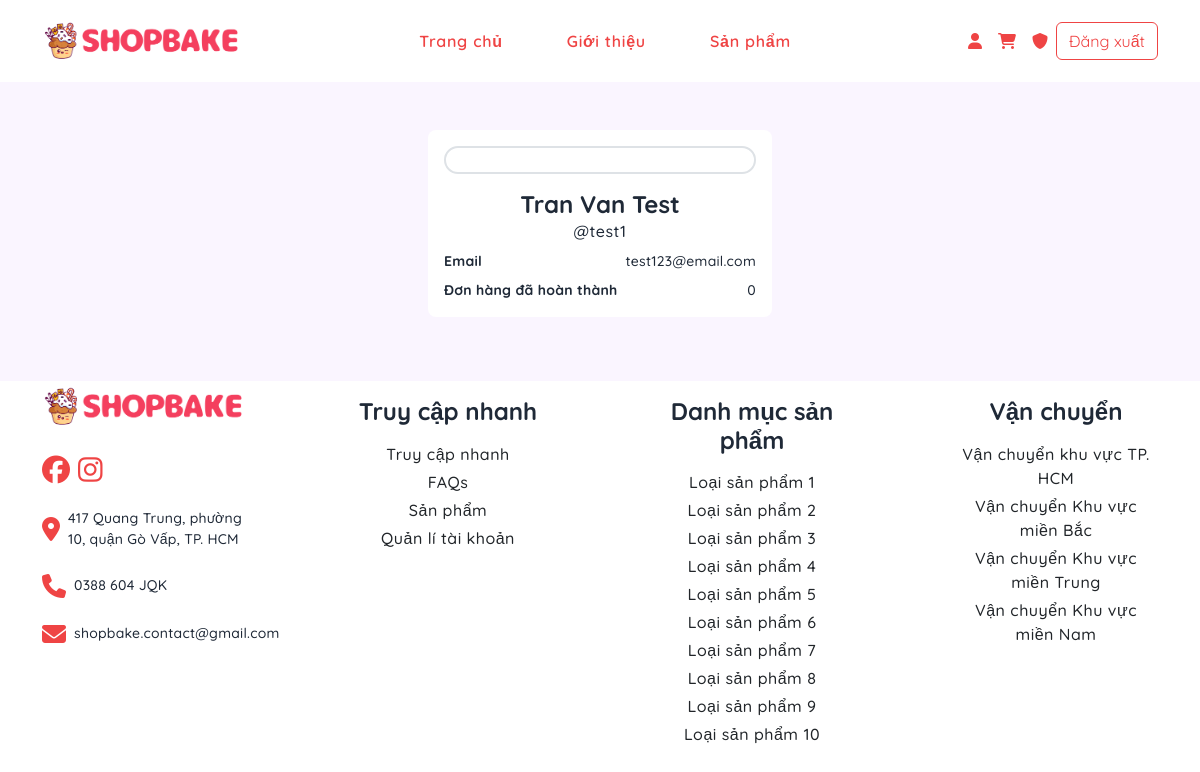
The app's page /admin/users/edit?userId=1 (signed in) with its own data.
### tables this page shows
CREATE TABLE `users` (
  `user_id` int(11) NOT NULL AUTO_INCREMENT,
  `email` varchar(255) NOT NULL,
  `username` varchar(50) NOT NULL,
  `fullname` varchar(255) NOT NULL,
  `password` varchar(255) NOT NULL,
  `role` enum('member','admin') NOT NULL DEFAULT 'member',
  `regis_date` timestamp NULL DEFAULT current_timestamp(),
  `is_active` enum('active','disable','delete') NOT NULL DEFAULT 'active',
  `address` varchar(255) DEFAULT NULL,
  PRIMARY KEY (`user_id`),
  UNIQUE KEY `users_pk` (`username`),
  UNIQUE KEY `users_pk2` (`email`)
);

### app/controllers/BaseController.php (called while the page is built, shortened)
<?php
class BaseController
{
    protected function view($viewPath, array $params = [])
    {
        $newViewPath = self::VIEW_FOLDER . "/" . str_replace('.', '/', $viewPath) . '.php';
        require $newViewPath;
    }
}
?>

### app/core/Database.php (called while the page is built)
<?php
class Database {
    private $host = DB_HOST;
    private $db_name = DB_NAME;
    private $username = DB_USER;
    private $password = DB_PASS;
    public function getConnection() {
        $conn = null;
        try {
            $conn = new PDO("mysql:host={$this->host};dbname={$this->db_name};charset=utf8mb4", $this->username, $this->password);
            $conn->setAttribute(PDO::ATTR_ERRMODE, PDO::ERRMODE_EXCEPTION);
        } catch (PDOException $e) {
            echo "Connection error: " . $e->getMessage();
        }
        return $conn;
    }
}

### app/models/BaseModel.php (called while the page is built, shortened)
<?php
class BaseModel extends Database
{
    protected $conn;
    public function __construct()
    {
        $this->conn = $this->getConnection();
    }
    public function getAll($table, $limit = null, $arraySelect = ['*'], $conditions = [], $order = null, $likeConditions = [])
    {
        $result = $this->_query($table, $arraySelect, $conditions, $limit, $order, $likeConditions);
        return $result;
    }
    public function getOne($table, $conditions = [], $arraySelect = ['*'])
    {
        $rs = $this->_queryOne($table, $arraySelect, $conditions);
        return $rs;
    }
    private function _query($table, $arraySelect = ['*'], $conditions = [], $limit = null, $order = null, $likeConditions = [])
    {
        try {
            $column = implode(', ', $arraySelect);
            $sql = "SELECT $column FROM $table";
            if (!empty($conditions)) {
                $sql .= " WHERE ";
                $conditionsArray = [];
                foreach ($conditions as $column => $value) {
                    $conditionsArray[] = "$column = :$column";
                }
                $sql .= implode(' AND ', $conditionsArray);
            }
            $stmt = $this->conn->prepare($sql);
            if (!empty($conditions)) {
                foreach ($conditions as $column => $value) {
                    $stmt->bindValue(":$column", $value);
                }
            }
            $stmt->execute();
            return $stmt->fetchAll(PDO::FETCH_ASSOC);
        } catch (PDOException $e) {
            return false;
        }
    }
    private function _queryOne($table, $arraySelect = ['*'], $conditions = [])
    {
        try {
            $column = implode(', ', $arraySelect);
            $sql = "SELECT $column FROM $table";
            if (!empty($conditions)) {
                $sql .= " WHERE ";
                $conditionsArray = [];
                foreach ($conditions as $column => $value) {
                    $conditionsArray[] = "$column = :$column";
                }
                $sql .= implode(' AND ', $conditionsArray);
            }
            $stmt = $this->conn->prepare($sql);
            if (!empty($conditions)) {
                foreach ($conditions as $column => $value) {
                    $stmt->bindValue(":$column", $value);
                }
            }
            $stmt->execute();
            if ($stmt->rowCount() > 0) {
                return $stmt->fetch(PDO::FETCH_ASSOC);
            } else {
                return [];
            }
        } catch (PDOException $e) {
            echo "Error: " . $e->getMessage();
            return false;
        }
    }
}
?>

### app/models/UserModel.php (called while the page is built, shortened)
<?php
class UserModel extends BaseModel
{
    public function getUserInfo($userId)
    {
        return $this->getOne(table: self::USER_TABLE, conditions: [
            "user_id" => $userId,
        ]);
    }
}

### app/models/AdminModel.php (called while the page is built, shortened)
<?php
class AdminModel extends BaseModel
{
    public function getTotalUsers()
    {
        return sizeof($this->getAll(table: self::USER_TABLE));
    }
}

### app/views/users/index.php (the view, shortened to what this page needs)
<main class="container-fluid d-flex flex-column justify-content-center align-items-center gap-3 p-5">
    <div class="container-lg">
        <div class="row d-flex justify-content-center">
            <div class="col-xl-4">
                <div class="w-full p-3 bg-white round-8 mb-3">
                    <div class="w-full rounded-pill overflow-hidden border border-2 mb-3">
                    </div>
                    <div class="d-flex flex-column align-items-center gap-2">
                        <div class="text-center">
                            <h3 class="m-0 heading-3"><?php echo $userInfo["fullname"] ?></h3>
                            <p class="m-0 text-normal">@<?php echo $userInfo["username"] ?></p>
                        </div>
                        <div class="w-full d-flex justify-content-between align-items-center">
                            <p class="m-0 text-bold text-small">Email</p>
                            <p class="m-0 text-small"><?php echo $userInfo["email"] ?></p>
                        </div>
                        <div class="w-full d-flex justify-content-between align-items-center">
                            <p class="m-0 text-bold text-small">Đơn hàng đã hoàn thành</p>
                            <p class="m-0 text-small">0</p>
                        </div>
                    </div>
                </div>
            </div>
        </div>
    </div>
</main>

### public/css/style.css (style rules this page uses)
:root { --text-dark-500: #6b7280; --text-dark-base: #1f2937; --text-dark-950: #030712; --text-light-base: #fff; --primary-color: var(--rose-500); --secondary-color: var(--yellow-500); --third-color: var(--purple-500); --gray-500: #6b7280; --gray-800: #1f2937; --gray-950: #030712; --rose-50: #fef2f2; --rose-100: #fee2e2; --rose-200: #fecaca; --rose-300: #fca5a5; --rose-400: #f87171; --rose-500: #ef4444; --rose-600: #dc2626; --rose-700: #b91c1c; --rose-800: #991b1b; --rose-900: #7f1d1d; --rose-950: #450a0a; --yellow-50: #fefce8; --yellow-100: #fef9c3; --yellow-200: #fef08a; --yellow-300: #fde047; --yellow-400: #facc15; --yellow-500: #eab308; --yellow-600: #ca8a04; --yellow-700: #a16207; --yellow-800: #854d0e; --yellow-900: #713f12; --yellow-950: #422006; --purple-50: #faf5ff; --purple-100: #f3e8ff; --purple-200: #e9d5ff; --purple-300: #d8b4fe; --purple-400: #c084fc; --purple-500: #a855f7; --purple-600: #9333ea; --purple-700: #7e22ce; --purple-800: #6b21a8; --purple-900: #581c87; --purple-950: #3b0764; --success: #65a30d; --fail: #dc2626; --wait: #eab308; --quicksand-font: 'Quicksand', sans-serif; --helvetica-font: 'Helvetica', sans-serif; }
* { font-family: var(--quicksand-font); margin: 0; padding: 0; box-sizing: border-box; font-weight: 500; font-size: 16px; color: var(--text-dark-base); }
.bg-white { background: #fff; }
.round-8 { border-radius: .5rem !important; }
.overflow-hidden { overflow: hidden; }
.w-full { width: 100%; }
h1, h2, h3, h4, h5, h6, .heading-1, .heading-2, .heading-3, .heading-4, .heading-5, .heading-6 { font-weight: bold; }
h3, .heading-3 { font-size: 1.5rem; }
.text-normal { font-size: 1rem; letter-spacing: 0.5px; }
.text-small { font-size: 0.875rem; letter-spacing: 0.25px; }
.text-bold { font-weight: bold; }

### public/css/home.css (style rules this page uses)
main { background: var(--purple-50); }

### records on screen
users: fullname "Tran Van Test", username "test1", email "test123@email.com"
